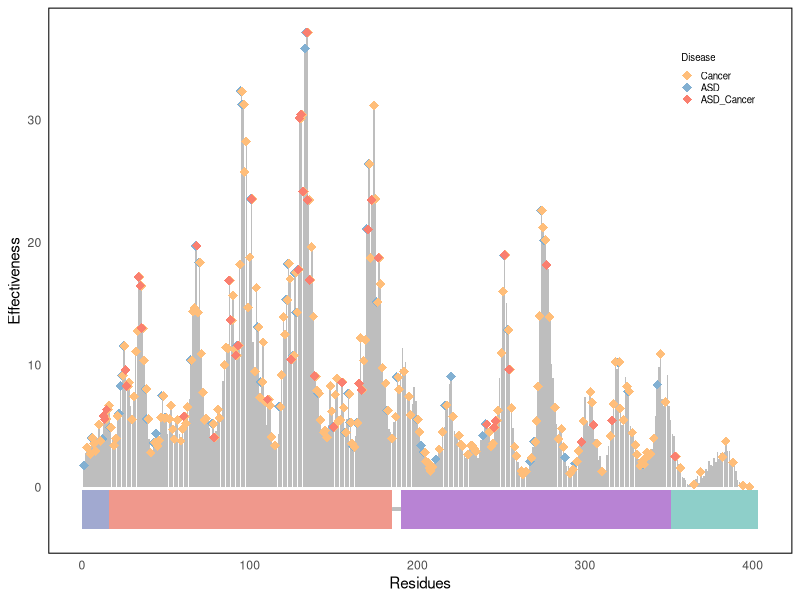
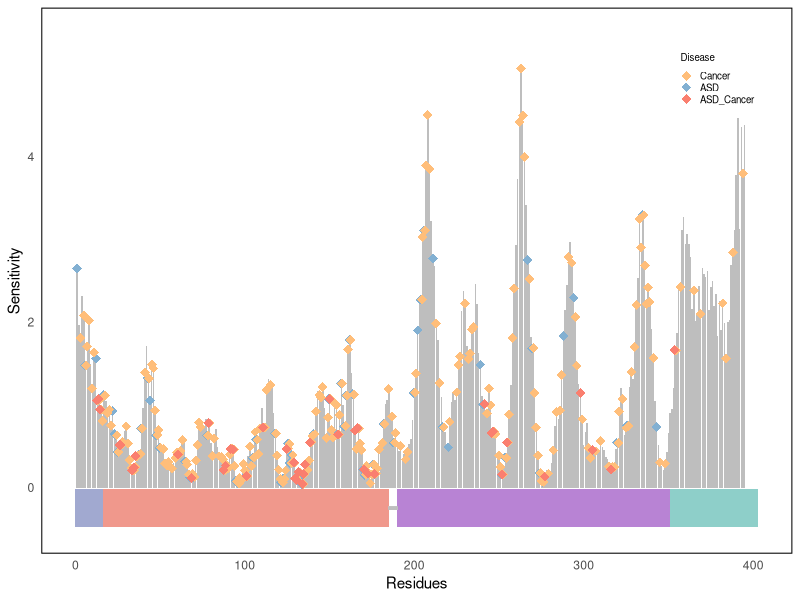
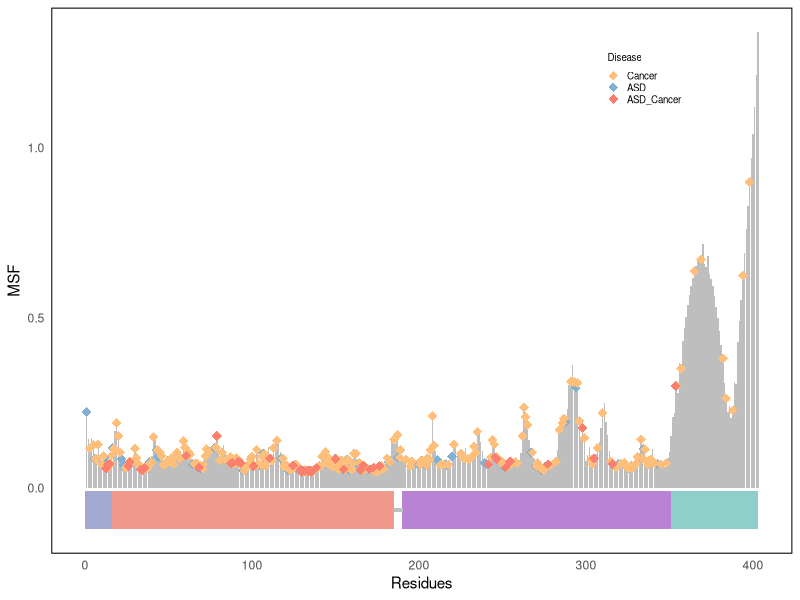
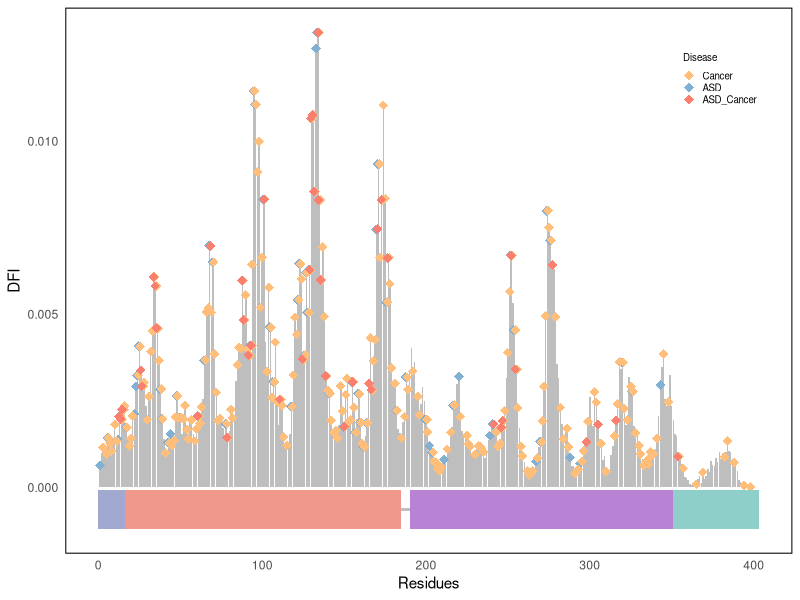
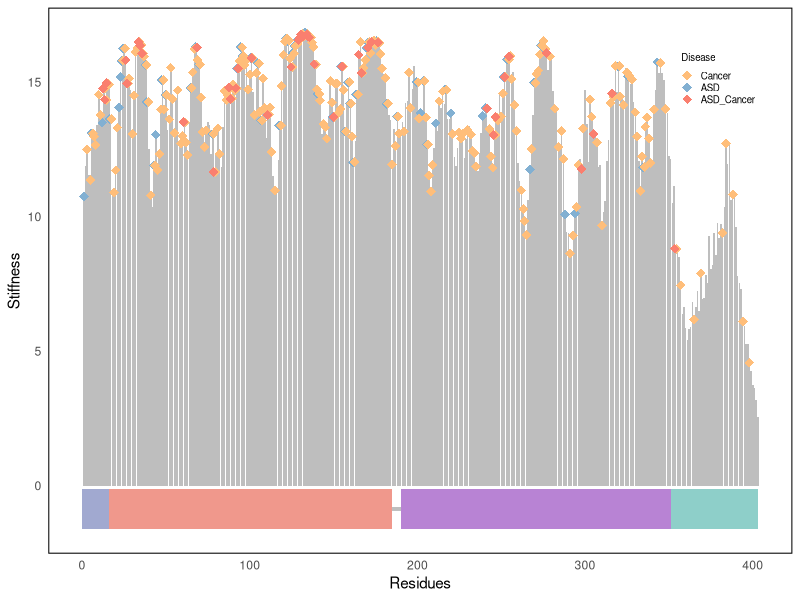
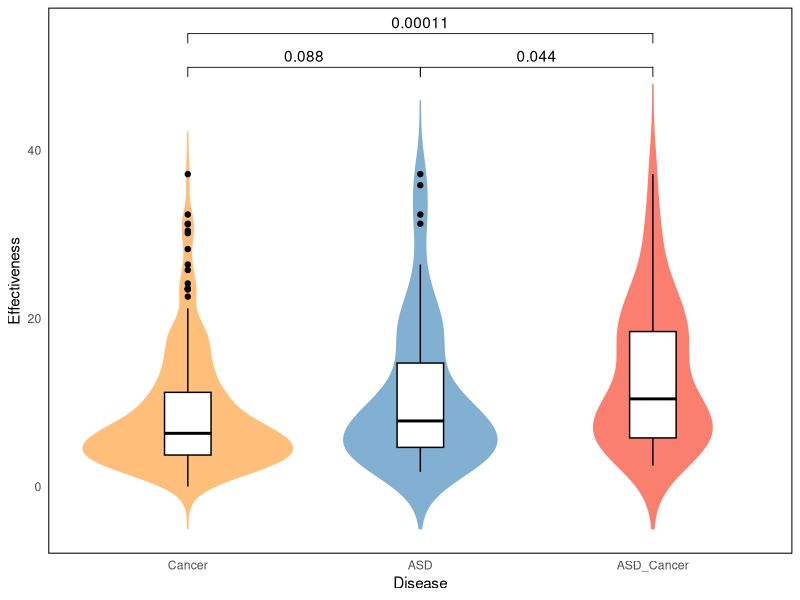
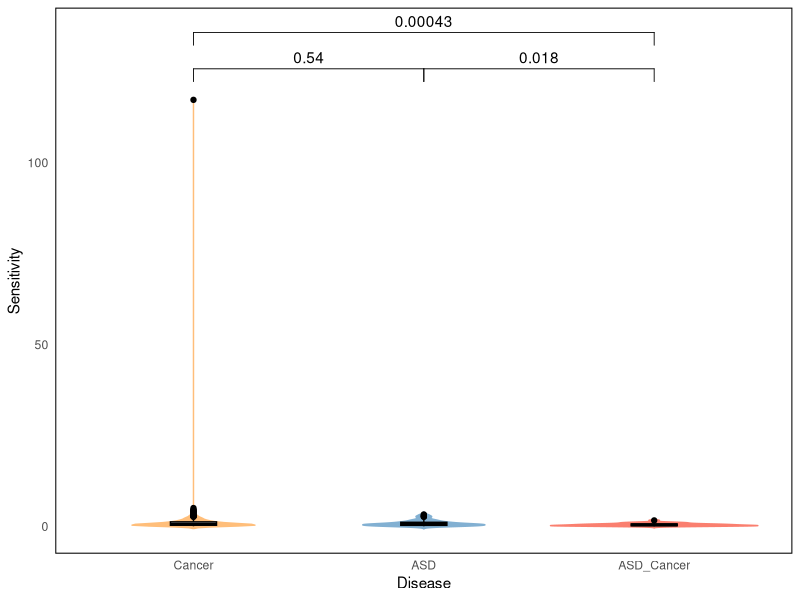
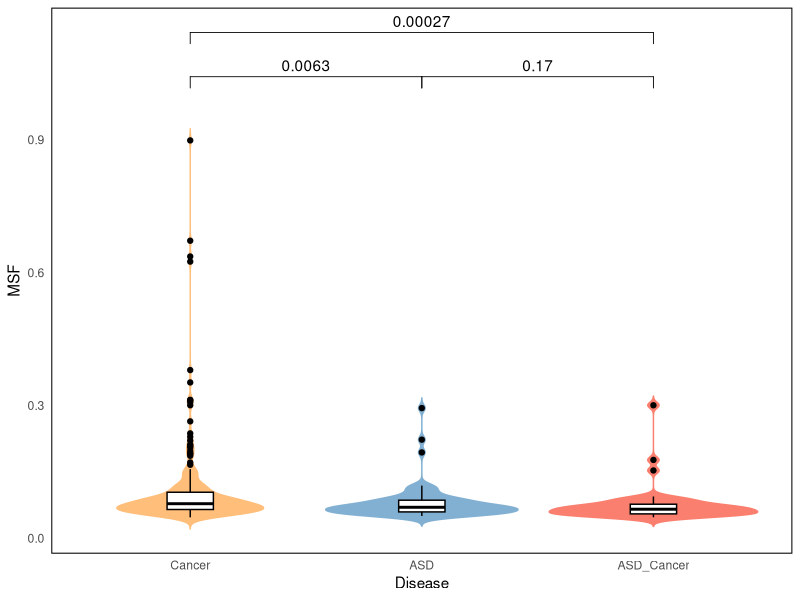

R code for these plots, in order:
library(dplyr)
library(ggplot2)
library(cowplot)
library(ggpubr)

# read data
setwd("/Users/wangjingran/Desktop/PTEN_Mutation")
paras <- read.table("data/paras.txt", header = TRUE)
all <- read.table("data/dyn.txt",sep="\t",header=TRUE)

# possess data
site <- paras[,c(1,2)]
site <- site %>% group_by(residue) %>% distinct(Disease, .keep_all = TRUE)
df_dong <- all[site$residue,-1]
data <- cbind(site, df_dong)
breaks <- c(0, 15, 184, 189, 350, 403)
Region <- cut(data$residue, breaks, 
                   labels = c("PBD", "PD", " ", "C2D", "CTT"), 
                   include.lowest = TRUE)
data$Region <- Region

# region
start <- c(0, 16, 185, 190, 351)
end <- c(16, 185, 190, 351, 403)
for (i in 1:nrow(data)) {
  if (data$Region[i] == "PBD") {
    data$start[i] <- start[1]
    data$end[i] <- end[1]
  } else if (data$Region[i] == "PD") {
    data$start[i] <- start[2]
    data$end[i]<-  end[2]
  }else if (data$Region[i] == " ") {
    data$start[i] <- start[3]
    data$end[i]<-  end[3]
  } else if (data$Region[i] == "C2D") {
    data$start[i] <- start[4]
    data$end[i] <- end[4]
  } else if (data$Region[i] == "CTT") {
    data$start[i] <- start[5]
    data$end[i] <- end[5] 
  }
}

# Effectiveness
p1 <- ggplot(all, aes(x = residue, y = Effectiveness)) + 
  geom_bar(stat = "identity", 
           color = "transparent",
           fill = "grey") +
  xlab("Residues") + ylab("Effectiveness") + 
  theme_cowplot()
p1 <- p1 + geom_point(data = data, aes(x = residue, y = Effectiveness, color = Disease), position = position_jitterdodge(jitter.width = 0, dodge.width = 1.7),size = 3, pch = 18) + 
  scale_colour_manual(values = c("#FFBE7A", "#82B0D2", "#FA7F6F"), 
                      breaks = c("Cancer", "ASD", "ASD_Cancer")) + 
  theme_cowplot() + theme(legend.position="none")
p1 <- p1 + geom_rect(data = data, aes(xmin = start, xmax = end, ymin = -3.4, ymax = -0.2, fill = Region),color = "transparent")  +
  scale_fill_manual(values = c("PBD" = '#A1A9D0', "PD" = '#F0988C'," " = "transparent", "C2D" = '#B883D4', "CTT" = "#8ECFC9")) +
  geom_segment(aes(x = 185, y = -1.8, xend = 190, yend = -1.8), color = "grey", linetype = "solid", size = 1)+
  theme_minimal()
p1 <- p1 +  theme(axis.line = element_blank(),
                  legend.title = element_text(size = 7), 
                  legend.text = element_text(size = 7),
                  panel.border = element_rect(linetype = 'solid', colour = 'black',fill = NA,size = 0.7),
                  legend.position = c(0.9,0.87),legend.key.size = unit(0.01,"cm"),
                  panel.grid.major = element_blank(),
                  panel.grid.minor = element_blank()) + guides(fill = "none")


# Sensitivity
p2 <- ggplot(all[1:395,],aes(x=residue,y=Sensitivity)) + 
  geom_bar(stat = "identity", 
           color = "transparent", 
           fill = "grey")  +
  xlab("Residues")+ylab('Sensitivity') + theme_cowplot()
p2 <- p2 + geom_point(data=data[data$residue<=395,], aes(x=residue,y=Sensitivity,color=Disease),size=3,pch=18,position = position_jitterdodge(jitter.width = 0, dodge.width = 1.7)) +
    scale_colour_manual(values=c("#FFBE7A", "#82B0D2", "#FA7F6F"),breaks = c("Cancer", "ASD", "ASD_Cancer"))+ theme_cowplot() +  theme(legend.position="none")
p2 <- p2 + geom_rect(data = data, aes(xmin = start, xmax = end, ymin = -0.48, ymax = -0.02, fill = Region),color = "transparent")  +
  scale_fill_manual(values = c("PBD" = '#A1A9D0', "PD" = '#F0988C'," " = "transparent", "C2D" = '#B883D4', "CTT" = "#8ECFC9")) +
  geom_segment(aes(x = 185, y = -0.25, xend = 190, yend = -0.25), color = "grey", linetype = "solid", size = 1)+
  theme_minimal()+ scale_y_continuous(limits = c(-0.5,5.5))
p2 <- p2 +  theme(axis.line = element_blank(),
                  legend.title = element_text(size = 7), 
                  legend.text = element_text(size = 7),
                  legend.position = c(0.9,0.87),legend.key.size = unit(0.01,"cm"),
                  panel.border = element_rect(linetype = 'solid', colour = 'black',fill = NA,size = 0.7),
                  panel.grid.major = element_blank(),
                  panel.grid.minor = element_blank()) + guides(fill = "none")

# MSF
p3 <- ggplot(all,aes(x=residue,y=MSF)) + 
  geom_bar(stat = "identity", 
           color = "transparent", 
           fill = "grey") +
  xlab("Residues")+ylab('MSF') + theme_cowplot()
p3 <- p3 + geom_point(data=data,aes(x=residue,y=MSF,color=Disease),size=3,pch=18,position = position_jitterdodge(jitter.width = 0, dodge.width = 1.7)) + 
    scale_colour_manual(values=c("#FFBE7A", "#82B0D2", "#FA7F6F"),breaks = c("Cancer", "ASD", "ASD_Cancer"))+ theme_cowplot() + theme(legend.position="none")+ theme(legend.position="none")
p3 <- p3 + geom_rect(data = data, aes(xmin = start, xmax = end, ymin = -0.12, ymax = -0.01, fill = Region),color = "transparent")  +
  scale_fill_manual(values = c("PBD" = '#A1A9D0', "PD" = '#F0988C'," " = "transparent", "C2D" = '#B883D4', "CTT" = "#8ECFC9")) +
  geom_segment(aes(x = 185, y = -0.065, xend = 190, yend = -0.065), color = "grey", linetype = "solid", size = 1)+
  theme_minimal()
p3 <- p3 +  theme(axis.line = element_blank(),
                  legend.title = element_text(size = 7), 
                  legend.text = element_text(size = 7),
                  legend.position = c(0.8,0.87),legend.key.size = unit(0.01,"cm"),
                  panel.border = element_rect(linetype = 'solid', colour = 'black',fill = NA,size = 0.7),
                  panel.grid.major = element_blank(),
                  panel.grid.minor = element_blank())+ guides(fill = "none")

# DFI
p4 <- ggplot(all,aes(x=residue,y=DFI)) + 
  geom_bar(stat = "identity", 
           color = "transparent", 
           fill = "grey") +
  xlab("Residues")+ylab('DFI') + theme_cowplot()
p4 <- p4 + geom_point(data=data,aes(x=residue,y=DFI,color=Disease),size=3,pch=18,position = position_jitterdodge(jitter.width = 0, dodge.width = 1.7)) + 
    scale_colour_manual(values=c("#FFBE7A", "#82B0D2", "#FA7F6F"),breaks = c("Cancer", "ASD", "ASD_Cancer"))+ theme_cowplot()+ theme(legend.position="none")

p4 <- p4 + geom_rect(data = data, aes(xmin = start, xmax = end, ymin = -0.0012, ymax = -0.00008, fill = Region),color = "transparent")  +
  scale_fill_manual(values = c("PBD" = '#A1A9D0', "PD" = '#F0988C'," " = "transparent", "C2D" = '#B883D4', "CTT" = "#8ECFC9")) +
  geom_segment(aes(x = 185, y = -0.00064, xend = 190, yend = -0.00064), color = "grey", linetype = "solid", size = 1)+
  theme_minimal()

p4 <- p4 +  theme(axis.line = element_blank(),
                  legend.title = element_text(size = 7), 
                  legend.text = element_text(size = 7),
                  legend.position = c(0.9,0.87),legend.key.size = unit(0.01,"cm"),
                  panel.border = element_rect(linetype = 'solid', colour = 'black',fill = NA,size = 0.7),
                  panel.grid.major = element_blank(),
                  panel.grid.minor = element_blank()) + guides(fill = "none")

# Stiffness
p5 <- ggplot(all,aes(x=residue,y=Stiffness)) + 
  geom_bar(stat = "identity", 
           color = "transparent", 
           fill = "grey") +
  xlab("Residues")+ylab('Stiffness') + theme_cowplot()
p5 <- p5 + geom_point(data=data,aes(x=residue,y=Stiffness,color=Disease),size=3,pch=18,position = position_jitterdodge(jitter.width = 0, dodge.width = 1.7)) + 
    scale_colour_manual(values=c("#FFBE7A", "#82B0D2", "#FA7F6F"),breaks = c("Cancer", "ASD", "ASD_Cancer"))+ theme_cowplot()+ theme(legend.position="none")
p5 <- p5 + geom_rect(data = data, aes(xmin = start, xmax = end, ymin = -1.6, ymax = -0.1, fill = Region),color = "transparent")  +
  scale_fill_manual(values = c("PBD" = '#A1A9D0', "PD" = '#F0988C'," " = "transparent", "C2D" = '#B883D4', "CTT" = "#8ECFC9")) +
  geom_segment(aes(x = 185, y = -0.85, xend = 190, yend = -0.85), color = "grey", linetype = "solid", size = 1)+
  theme_minimal()
p5 <- p5 +  theme(axis.line = element_blank(),
                  legend.title = element_text(size = 7), 
                  legend.text = element_text(size = 7),
                  legend.position = c(0.9,0.87),legend.key.size = unit(0.01,"cm"),
                  panel.border = element_rect(linetype = 'solid', colour = 'black',fill = NA,size = 0.7),
                  panel.grid.major = element_blank(),
                  panel.grid.minor = element_blank()) + guides(fill = "none")

# Save
ggsave(p1, file="figure/Effectiveness.pdf", 
       width = 9, height= 4)
ggsave(p2, file="figure/Sensitivity.pdf", 
       width = 9, height = 4)
ggsave(p3, file="figure/MSF.pdf", 
       width = 9, height = 4)
ggsave(p4, file="figure/DFI.pdf", 
       width = 9, height=4)
ggsave(p5, file="figure/Stiffness.pdf", 
       width = 9, height = 4)

# Violin
my_comparisons <- list(c("Cancer","ASD"), c('Cancer', 'ASD_Cancer'), c('ASD','ASD_Cancer'))
pv1 <- ggplot(data, aes(x=factor(Disease, levels=c("Cancer", "ASD", "ASD_Cancer")), y=Effectiveness, fill = Disease, color = Disease)) +
  geom_violin(trim=FALSE) +
  geom_boxplot(width=0.2, fill="white", color="black") +
  scale_fill_manual(values=c("#FFBE7A", "#82B0D2", "#FA7F6F"),limits=c("Cancer", "ASD", "ASD_Cancer")) +
  scale_color_manual(values=c("#FFBE7A", "#82B0D2", "#FA7F6F"),limits=c("Cancer", "ASD", "ASD_Cancer")) +
  labs(x="Disease", y="Effectiveness", fill="Disease") +
  theme_minimal()
pv1 <- pv1 + scale_y_continuous(limits = c(-5,54))
pv1 <- pv1 + theme(legend.position = "none",panel.grid = element_blank())
pv1 <- pv1 + stat_compare_means(comparisons = my_comparisons,
                       label.y = c(48,52,48),
                       method = "wilcox.test")
pv1 <- pv1 + theme(axis.line = element_blank(),
                  panel.border = element_rect(linetype = 'solid', colour = 'black',fill = NA,size = 0.7),
                  panel.grid.major = element_blank(),
                  panel.grid.minor = element_blank())

pv2 <- ggplot(data, aes(x=factor(Disease, levels=c("Cancer", "ASD", "ASD_Cancer")), y = Sensitivity, fill = Disease, color = Disease)) +
  geom_violin(trim=FALSE) +
  geom_boxplot(width=0.2, fill="white", color="black") +
  scale_fill_manual(values=c("#FFBE7A", "#82B0D2", "#FA7F6F"),limits=c("Cancer", "ASD", "ASD_Cancer")) +
  scale_color_manual(values=c("#FFBE7A", "#82B0D2", "#FA7F6F"),limits=c("Cancer", "ASD", "ASD_Cancer")) +
  labs(x="Disease", y="Sensitivity", fill="Disease") +
  theme_minimal()
pv2 <- pv2 + theme(legend.position = "none",panel.grid = element_blank())
pv2 <- pv2 + stat_compare_means(comparisons = my_comparisons,
                       label.y = c(120,130,120),
                       method = "wilcox.test")
pv2 <- pv2 + theme(axis.line = element_blank(),
                  panel.border = element_rect(linetype = 'solid', colour = 'black',fill = NA,size = 0.7),
                  panel.grid.major = element_blank(),
                  panel.grid.minor = element_blank())

pv3 <- ggplot(data, aes(x=factor(Disease, levels=c("Cancer", "ASD", "ASD_Cancer")), y = MSF, fill = Disease, color = Disease)) +
  geom_violin(trim=FALSE) +
  geom_boxplot(width=0.2, fill="white", color="black") +
  scale_fill_manual(values=c("#FFBE7A", "#82B0D2", "#FA7F6F"),limits=c("Cancer", "ASD", "ASD_Cancer")) +
  scale_color_manual(values=c("#FFBE7A", "#82B0D2", "#FA7F6F"),limits=c("Cancer", "ASD", "ASD_Cancer")) +
  labs(x="Disease", y="MSF", fill="Disease") +
  theme_minimal()
pv3 <- pv3 + theme(legend.position = "none",panel.grid = element_blank())
pv3 <- pv3 + stat_compare_means(comparisons = my_comparisons,
                      label.y = c(1,1.1,1),
                       method = "wilcox.test")
pv3 <- pv3 + theme(axis.line = element_blank(),
                  panel.border = element_rect(linetype = 'solid', colour = 'black',fill = NA,size = 0.7),
                  panel.grid.major = element_blank(),
                  panel.grid.minor = element_blank())

pv4 <- ggplot(data, aes(x=factor(Disease, levels=c("Cancer", "ASD", "ASD_Cancer")), y = DFI, fill = Disease, color = Disease)) +
  geom_violin(trim=FALSE) +
  geom_boxplot(width=0.2, fill="white", color="black") +
  scale_fill_manual(values=c("#FFBE7A", "#82B0D2", "#FA7F6F"),limits=c("Cancer", "ASD", "ASD_Cancer")) +
  scale_color_manual(values=c("#FFBE7A", "#82B0D2", "#FA7F6F"),limits=c("Cancer", "ASD", "ASD_Cancer")) +
  labs(x="Disease", y="DFI", fill="Disease") +
  theme_minimal()

#pv4 <- pv4 + scale_y_continuous(limits = c(-0.0005,0.0097))
pv4 <- pv4 + theme(legend.position = "none",panel.grid = element_blank())
pv4 <- pv4 + stat_compare_means(comparisons = my_comparisons,
                      label.y = c(0.017,0.019,0.017),
                       method = "wilcox.test")
pv4 <- pv4 + theme(axis.line = element_blank(),
                  panel.border = element_rect(linetype = 'solid', colour = 'black',fill = NA,size = 0.7),
                  panel.grid.major = element_blank(),
                  panel.grid.minor = element_blank())

pv5 <- ggplot(data, aes(x=factor(Disease, levels=c("Cancer", "ASD", "ASD_Cancer")), y = Stiffness, fill = Disease, color = Disease)) +
  geom_violin(trim=FALSE) +
  geom_boxplot(width=0.2, fill="white", color="black") +
  scale_fill_manual(values=c("#FFBE7A", "#82B0D2", "#FA7F6F"),limits=c("Cancer", "ASD", "ASD_Cancer")) +
  scale_color_manual(values=c("#FFBE7A", "#82B0D2", "#FA7F6F"),limits=c("Cancer", "ASD", "ASD_Cancer")) +
  labs(x="Disease", y="Stiffness", fill="Disease") +
  theme_minimal()
pv5 <- pv5 + theme(legend.position = "none",panel.grid = element_blank())
pv5 <- pv5 + stat_compare_means(comparisons = my_comparisons,
                      label.y = c(20,21.5,20),
                       method = "wilcox.test")
pv5 <- pv5 + theme(axis.line = element_blank(),
                  panel.border = element_rect(linetype = 'solid', colour = 'black',fill = NA,size = 0.7),
                  panel.grid.major = element_blank(),
                  panel.grid.minor = element_blank())

ggsave(pv1, file="figure/EffectivenessV.pdf", 
       width = 4, height = 4)
ggsave(pv2, file="figure/SensitivityV.pdf", 
       width = 4, height = 4)
ggsave(pv3, file="figure/MSFV.pdf", 
       width = 4, height = 4)
ggsave(pv4, file="figure/DFIV.pdf", 
       width = 4, height = 4)
ggsave(pv5, file="figure/StiffnessV.pdf", 
       width = 4, height = 4)
